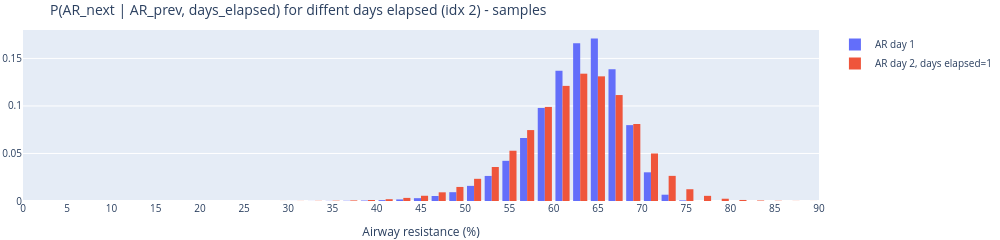

The cell this chart's notebook holds for it:
### Code cell
import src.inference.helpers as ih

# cpt = cpt_uni


def compare_ARs_for_one_entry(idx):
    title = f"P(AR_next | AR_prev, days_elapsed) for diffent days elapsed (idx {idx}) - samples"
    fig = make_subplots(rows=1, cols=1, shared_xaxes=True)
    ih.plot_histogram(
        fig, AR1, df.loc[idx, AR.name], AR1.a, AR1.b, 1, 1, name="AR day 1", annot=False
    )
    AR_next_day_p = np.matmul(cpt[:, :, 0], df.loc[idx, AR.name])
    ih.plot_histogram(
        fig,
        AR2,
        AR_next_day_p,
        AR2.a,
        AR2.b,
        1,
        1,
        name="AR day 2, days elapsed=1",
        annot=False,
    )
    # AR_next_day_p = np.matmul(cpt[:, :, 2], df.loc[idx, AR.name])
    # ih.plot_histogram(
    #     fig,
    #     AR2,
    #     AR_next_day_p,
    #     AR2.a,
    #     AR2.b,
    #     1,
    #     1,
    #     name="AR day 2, days elapsed=3",
    #     annot=False,
    # )
    # Add x axis title
    fig.update_xaxes(title_text="Airway resistance (%)", row=1, col=1)
    # Reduce figure height
    fig.update_layout(height=200, width=1000, title=title, font=dict(size=10))
    # remove marings
    fig.update_layout(margin=dict(l=2, r=2, t=30, b=2))
    fig.show()
    # Save figure
    # fig.write_image(
    #     f"{dh.get_path_to_main()}/PlotsBreathe/Interconnecting_ARs_entries/{title}.pdf"
    # )


compare_ARs_for_one_entry(2)
# compare_ARs_for_one_entry(21000)
compare_ARs_for_one_entry(1000)
compare_ARs_for_one_entry(4400)

### Figure 1 — Plotly figure (JSON) as saved in the notebook; plotly's stock layout.template omitted (floating-point values rounded to 4 significant figures)
{"data": [{"histfunc": "sum", "name": "AR day 1", "type": "histogram", "x": [0, 2, 4, 6, 8, 10, 12, 14, 16, 18, 20, 22, 24, 26, 28, 30, 32, 34, 36, 38, 40, 42, 44, 46, 48, 50, 52, 54, 56, 58, 60, 62, 64, 66, 68, 70, 72, 74, 76, 78, 80, 82, 84, 86, 88], "xaxis": "x", "xbins": {"end": 90, "size": 2, "start": 0}, "y": [2.774e-22, 1.555e-19, 2.924e-18, 9.707e-16, 5.81e-14, 8.051e-13, 3.767e-11, 6.02e-10, 5.108e-09, 4.35e-08, 2.676e-07, 1.158e-06, 3.827e-06, 1.027e-05, 2.29e-05, 4.614e-05, 8.672e-05, 0.0001572, 0.0002836, 0.000512, 0.0009224, 0.001646, 0.00298, 0.005281, 0.009272, 0.01592, 0.02636, 0.04228, 0.06626, 0.09789, 0.1371, 0.1661, 0.1709, 0.1386, 0.07982, 0.03019, 0.006632, 0.0006814, 2.448e-05, 1.821e-07, 2.233e-11, 1.187e-18, 5.139e-30, 2.068e-50, 1.356e-70], "yaxis": "y"}, {"histfunc": "sum", "name": "AR day 2, days elapsed=1", "type": "histogram", "x": [0, 2, 4, 6, 8, 10, 12, 14, 16, 18, 20, 22, 24, 26, 28, 30, 32, 34, 36, 38, 40, 42, 44, 46, 48, 50, 52, 54, 56, 58, 60, 62, 64, 66, 68, 70, 72, 74, 76, 78, 80, 82, 84, 86, 88], "xaxis": "x", "xbins": {"end": 90, "size": 2, "start": 0}, "y": [8.261e-11, 4.148e-10, 1.787e-09, 6.257e-09, 1.862e-08, 4.909e-08, 1.206e-07, 2.852e-07, 6.63e-07, 1.521e-06, 3.414e-06, 7.397e-06, 1.534e-05, 3.045e-05, 5.81e-05, 0.0001076, 0.0001951, 0.0003492, 0.0006191, 0.001088, 0.001895, 0.003259, 0.005509, 0.00913, 0.01479, 0.02334, 0.03578, 0.05289, 0.07462, 0.09897, 0.1211, 0.134, 0.1311, 0.1115, 0.08099, 0.04998, 0.02644, 0.01239, 0.005433, 0.002387, 0.001098, 0.0005274, 0.0002509, 0.0001088, 4.788e-05], "yaxis": "y"}], "layout": {"font": {"size": 10}, "height": 200, "margin": {"b": 2, "l": 2, "r": 2, "t": 30}, "title": {"text": "P(AR_next | AR_prev, days_elapsed) for diffent days elapsed (idx 2) - samples"}, "width": 1000, "xaxis": {"anchor": "y", "domain": [0, 1], "nticks": 20, "range": [0, 90], "title": {"text": "Airway resistance (%)"}}, "yaxis": {"anchor": "x", "domain": [0, 1]}}}
